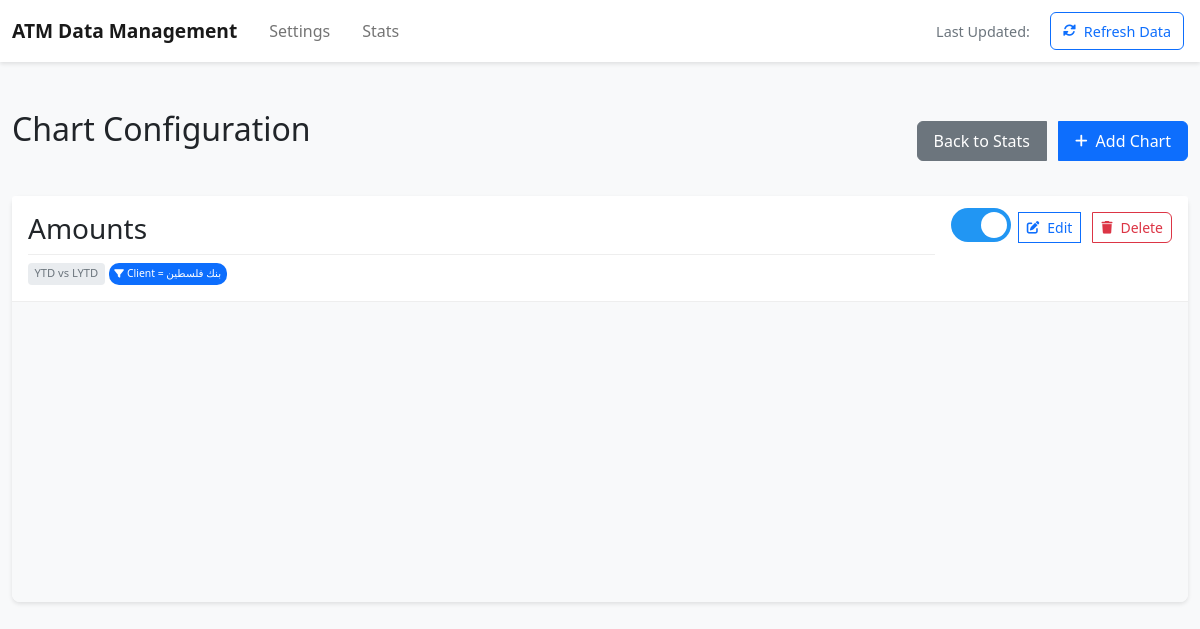
/stats/charts, run on the app's committed database.
### tables this page shows
CREATE TABLE "ChartConfigurations" (
	id INTEGER NOT NULL, 
	name VARCHAR NOT NULL, 
	table_name VARCHAR NOT NULL, 
	x_axis VARCHAR NOT NULL, 
	y_axis VARCHAR NOT NULL, 
	chart_type VARCHAR NOT NULL, 
	time_spans VARCHAR, 
	is_enabled BOOLEAN, 
	created_at DATETIME, 
	updated_at DATETIME, 
	PRIMARY KEY (id)
);

### app.py (the view)
@app.route('/stats/charts', methods=['GET'])
def charts_config():
    try:
        with db_manager.local_engine.connect() as conn:
            inspector = inspect(db_manager.local_engine)
            available_tables = inspector.get_table_names()
        with db_manager.app_config_engine.connect() as conn:
            charts = conn.execute(text("SELECT * FROM ChartConfigurations")).fetchall()
        return render_template('charts_config.html',
                             available_tables=available_tables,
                             charts=charts)
    except Exception as e:
        logger.error(f"Error accessing charts config: {str(e)}")
        flash(f'Error accessing charts config: {str(e)}', 'error')
        return redirect(url_for('stats'))

### app.py (called while the page is built)
@app.template_filter('from_json')
def from_json_filter(value):
    return json.loads(value)

@app.template_filter('abbreviate_timespan')
def abbreviate_timespan_filter(value):
    abbreviations = {
        'Today': 'Today',
        'Yesterday': 'Yday',
        'Month to Date': 'MTD',
        'Last Month to Date': 'LMTD',
        'Year to Date': 'YTD',
        'Last Year to Date': 'LYTD'
    }
    return abbreviations.get(value, value)

@app.template_filter('operator_symbol')
def operator_symbol_filter(value):
    symbols = {
        '=': '=',
        '!=': '≠',
        '>': '>',
        '>=': '≥',
        '<': '<',
        '<=': '≤'
    }
    return symbols.get(value, value)

### templates/charts_config.html (shortened to what this page needs)
{% extends "base.html" %}
{% block head %}
<link href="https://cdn.jsdelivr.net/npm/select2@4.1.0-rc.0/dist/css/select2.min.css" rel="stylesheet" />
{% endblock %}
{% block content %}
<div class="d-flex justify-content-between align-items-center mb-4">
    <h2>Chart Configuration</h2>
    <div class="btn-group">
        <a href="{{ url_for('stats') }}" class="btn btn-secondary">Back to Stats</a>
        <button type="button" class="btn btn-primary" data-bs-toggle="modal" data-bs-target="#addChartModal">
            <i class="fas fa-plus"></i> Add Chart
        </button>
    </div>
</div>
<div class="charts-list">
    {% if charts %}
        {% for chart in charts %}
        <div class="chart-card" data-chart-id="{{ chart.id }}">
            <div class="card-header">
                <div class="d-flex justify-content-between align-items-start w-100">
                    <div class="flex-grow-1">
                        <h3 class="mb-0">{{ chart.name }}</h3>
                        <div class="chart-badges">
                            {% if chart.time_spans %}
                                {% set spans = chart.time_spans if chart.time_spans is string else chart.time_spans|tojson %}
                                {% set time_spans = spans|from_json if spans is string else spans %}
                                {% for span in time_spans %}
                                    <span class="time-span-badge">
                                        {{ span[0]|abbreviate_timespan }} vs {{ span[1]|abbreviate_timespan }}
                                    </span>
                                {% endfor %}
                            {% endif %}
                            {% if chart.y_axis %}
                                {% set y_axis = chart.y_axis if chart.y_axis is string else chart.y_axis|tojson %}
                                {% set measures = y_axis|from_json if y_axis is string else y_axis %}
                                {% for measure in measures %}
                                    {% if measure.conditions %}
                                        {% for condition in measure.conditions %}
                                            <div class="condition-badge" data-operator="{{ condition.operator }}">
                                                <i class="fas fa-filter"></i>
                                                {{ condition.field }} {{ condition.operator|operator_symbol }} {{ condition.value }}
                                            </div>
                                        {% endfor %}
                                    {% endif %}
                                {% endfor %}
                            {% endif %}
                        </div>
                    </div>
                    <div class="btn-group ms-3">
                        <label class="toggle-switch">
                            <span class="toggle-slider"></span>
                        </label>
                        <button class="btn btn-outline-primary btn-sm" onclick="editChart({{ chart.id }})">
                            <i class="fas fa-edit"></i> Edit
                        </button>
                        <button class="btn btn-outline-danger btn-sm" onclick="deleteChart({{ chart.id }})">
                            <i class="fas fa-trash"></i> Delete
                        </button>
                    </div>
                </div>
            </div>
            <div class="chart-preview" id="chart-preview-{{ chart.id }}">
            </div>
        </div>
        {% endfor %}
    {% else %}
        <div class="alert alert-info">
            No charts configured yet. Click "Add Chart" to create your first chart.
        </div>
    {% endif %}
</div>
{% endblock %}

### templates/base.html (style rules this page uses)
body { background-color: #f8f9fa; padding-top: 70px; }
.card-header { background-color: #fff; border-bottom: 1px solid rgba(0,0,0,.125); padding: 1rem; }
.btn { border-radius: 6px; padding: 0.5rem 1rem; margin: 0.25rem; height: auto !important; min-height: 38px; white-space: nowrap; display: inline-flex; align-items: center; justify-content: center; vertical-align: middle; line-height: normal; }
.btn-group { display: inline-flex; gap: 0.5rem; flex-wrap: nowrap; align-items: stretch; margin: -0.25rem; }
.btn-group .btn { margin: 0.25rem; flex: 0 1 auto; }
.btn-sm { padding: 0.25rem 0.75rem; min-height: 31px; font-size: 0.875rem; }
.btn i { margin-right: 0.5rem; font-size: 0.9em; flex-shrink: 0; }
h2, h3 { margin-bottom: 1.5rem; }
.btn i { margin-right: 0.5rem; font-size: 0.9em; }
.btn-sm { padding: 0.25rem 0.5rem; font-size: 0.875rem; }

### templates/charts_config.html (style rules this page uses)
.chart-card { border-radius: 8px; box-shadow: 0 2px 4px rgba(0,0,0,0.1); margin-bottom: 1.5rem; background: white; }
.chart-card .card-header { padding: 1rem; border-bottom: 1px solid #eee; display: flex; justify-content: space-between; align-items: center; }
.chart-preview { height: 300px; padding: 1rem; background: #f8f9fa; border-radius: 0 0 8px 8px; }
.toggle-switch { position: relative; display: inline-block; width: 60px; height: 34px; }
.toggle-slider { position: absolute; cursor: pointer; top: 0; left: 0; right: 0; bottom: 0; background-color: #ccc; transition: .4s; border-radius: 34px; }
.toggle-slider:before { position: absolute; content: ""; height: 26px; width: 26px; left: 4px; bottom: 4px; background-color: white; transition: .4s; border-radius: 50%; }
input:checked + .toggle-slider { background-color: #2196F3; }
input:checked + .toggle-slider:before { transform: translateX(26px); }
.chart-badges { display: flex; flex-wrap: wrap; gap: 4px; margin-top: 8px; padding-top: 8px; border-top: 1px solid #eee; }
.time-span-badge { font-size: 0.7rem; padding: 0.15rem 0.4rem; background-color: #e9ecef; border-radius: 4px; color: #6c757d; display: inline-flex; align-items: center; gap: 0.2rem; }
.condition-badge { font-size: 0.65rem; padding: 0.1rem 0.35rem; border-radius: 10px; color: white; display: inline-flex; align-items: center; gap: 0.2rem; font-weight: 500; }
.condition-badge i { font-size: 0.6rem; }
.condition-badge[data-operator="="] { background-color: #0d6efd; }

### data on the page
ChartConfigurations: name "Amounts", span "YTD", span "LYTD", field "Client", operator|operator_symbol "=", value "بنك فلسطين"
